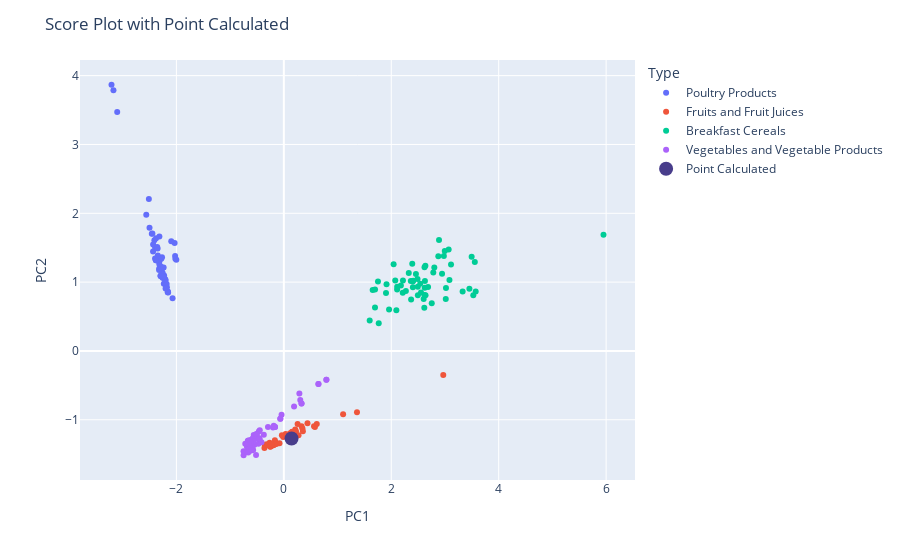

Here is the notebook cell this chart was saved with:
### Markdown cell above
### (d): Plot point on scoreplot

### Code cell
fig = px.scatter(pca2_results, x=0, y=1, color=scaled_df['Type']) # create 2D scoreplot for PC1 and PC2
fig.update_layout(
    title='Score Plot with Point Calculated',
    xaxis_title="PC1",
    yaxis_title="PC2",
    legend_title="Type"
)

fig.add_trace( # plot the calculated score on the score plot
    go.Scatter(
        mode='markers',
        x=[score[0, 0]],
        y=[score[0, 1]],
        marker=dict(
            color='darkslateblue',
            size=14,
        ),
        showlegend=True,
        name='Point Calculated'
    )
)

fig.show()
